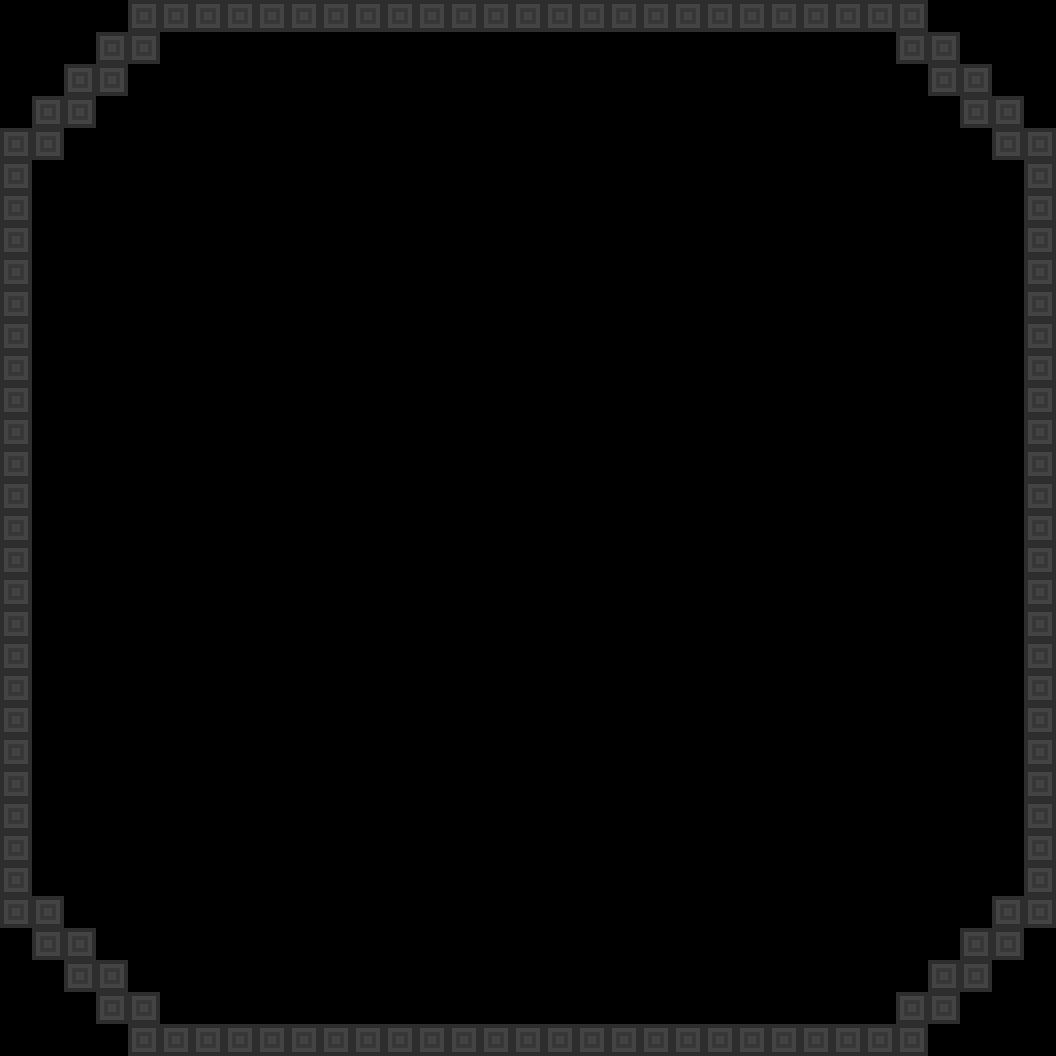

This is a level from a 2D game, rendered from its Tiled map with the project's own tilesets. A one-line summary and the complete map file follow:
An orthogonal 33x33 tile map with 32x32 px tiles, 1 tile layer (Tile Layer 1).

<map version="1.10" tiledversion="1.10.2" orientation="orthogonal" renderorder="right-down" width="33" height="33" tilewidth="32" tileheight="32" infinite="0" nextlayerid="2" nextobjectid="1">
 <tileset firstgid="1" source="lost_halls_tileset.tsx" />
 <layer id="1" name="Tile Layer 1" width="33" height="33">
  <data encoding="csv">
0,0,0,0,12,12,12,12,12,12,12,12,12,12,12,12,12,12,12,12,12,12,12,12,12,12,12,12,12,0,0,0,0,
0,0,0,12,12,0,0,0,0,0,0,0,0,0,0,0,0,0,0,0,0,0,0,0,0,0,0,0,12,12,0,0,0,
0,0,12,12,0,0,0,0,0,0,0,0,0,0,0,0,0,0,0,0,0,0,0,0,0,0,0,0,0,12,12,0,0,
0,12,12,0,0,0,0,0,0,0,0,0,0,0,0,0,0,0,0,0,0,0,0,0,0,0,0,0,0,0,12,12,0,
12,12,0,0,0,0,0,0,0,0,0,0,0,0,0,0,0,0,0,0,0,0,0,0,0,0,0,0,0,0,0,12,12,
12,0,0,0,0,0,0,0,0,0,0,0,0,0,0,0,0,0,0,0,0,0,0,0,0,0,0,0,0,0,0,0,12,
12,0,0,0,0,0,0,0,0,0,0,0,0,0,0,0,0,0,0,0,0,0,0,0,0,0,0,0,0,0,0,0,12,
12,0,0,0,0,0,0,0,0,0,0,0,0,0,0,0,0,0,0,0,0,0,0,0,0,0,0,0,0,0,0,0,12,
12,0,0,0,0,0,0,0,0,0,0,0,0,0,0,0,0,0,0,0,0,0,0,0,0,0,0,0,0,0,0,0,12,
12,0,0,0,0,0,0,0,0,0,0,0,0,0,0,0,0,0,0,0,0,0,0,0,0,0,0,0,0,0,0,0,12,
12,0,0,0,0,0,0,0,0,0,0,0,0,0,0,0,0,0,0,0,0,0,0,0,0,0,0,0,0,0,0,0,12,
12,0,0,0,0,0,0,0,0,0,0,0,0,0,0,0,0,0,0,0,0,0,0,0,0,0,0,0,0,0,0,0,12,
12,0,0,0,0,0,0,0,0,0,0,0,0,0,0,0,0,0,0,0,0,0,0,0,0,0,0,0,0,0,0,0,12,
12,0,0,0,0,0,0,0,0,0,0,0,0,0,0,0,0,0,0,0,0,0,0,0,0,0,0,0,0,0,0,0,12,
12,0,0,0,0,0,0,0,0,0,0,0,0,0,0,0,0,0,0,0,0,0,0,0,0,0,0,0,0,0,0,0,12,
12,0,0,0,0,0,0,0,0,0,0,0,0,0,0,0,0,0,0,0,0,0,0,0,0,0,0,0,0,0,0,0,12,
12,0,0,0,0,0,0,0,0,0,0,0,0,0,0,0,0,0,0,0,0,0,0,0,0,0,0,0,0,0,0,0,12,
12,0,0,0,0,0,0,0,0,0,0,0,0,0,0,0,0,0,0,0,0,0,0,0,0,0,0,0,0,0,0,0,12,
12,0,0,0,0,0,0,0,0,0,0,0,0,0,0,0,0,0,0,0,0,0,0,0,0,0,0,0,0,0,0,0,12,
12,0,0,0,0,0,0,0,0,0,0,0,0,0,0,0,0,0,0,0,0,0,0,0,0,0,0,0,0,0,0,0,12,
12,0,0,0,0,0,0,0,0,0,0,0,0,0,0,0,0,0,0,0,0,0,0,0,0,0,0,0,0,0,0,0,12,
12,0,0,0,0,0,0,0,0,0,0,0,0,0,0,0,0,0,0,0,0,0,0,0,0,0,0,0,0,0,0,0,12,
12,0,0,0,0,0,0,0,0,0,0,0,0,0,0,0,0,0,0,0,0,0,0,0,0,0,0,0,0,0,0,0,12,
12,0,0,0,0,0,0,0,0,0,0,0,0,0,0,0,0,0,0,0,0,0,0,0,0,0,0,0,0,0,0,0,12,
12,0,0,0,0,0,0,0,0,0,0,0,0,0,0,0,0,0,0,0,0,0,0,0,0,0,0,0,0,0,0,0,12,
12,0,0,0,0,0,0,0,0,0,0,0,0,0,0,0,0,0,0,0,0,0,0,0,0,0,0,0,0,0,0,0,12,
12,0,0,0,0,0,0,0,0,0,0,0,0,0,0,0,0,0,0,0,0,0,0,0,0,0,0,0,0,0,0,0,12,
12,0,0,0,0,0,0,0,0,0,0,0,0,0,0,0,0,0,0,0,0,0,0,0,0,0,0,0,0,0,0,0,12,
12,12,0,0,0,0,0,0,0,0,0,0,0,0,0,0,0,0,0,0,0,0,0,0,0,0,0,0,0,0,0,12,12,
0,12,12,0,0,0,0,0,0,0,0,0,0,0,0,0,0,0,0,0,0,0,0,0,0,0,0,0,0,0,12,12,0,
0,0,12,12,0,0,0,0,0,0,0,0,0,0,0,0,0,0,0,0,0,0,0,0,0,0,0,0,0,12,12,0,0,
0,0,0,12,12,0,0,0,0,0,0,0,0,0,0,0,0,0,0,0,0,0,0,0,0,0,0,0,12,12,0,0,0,
0,0,0,0,12,12,12,12,12,12,12,12,12,12,12,12,12,12,12,12,12,12,12,12,12,12,12,12,12,0,0,0,0
</data>
 </layer>
</map>